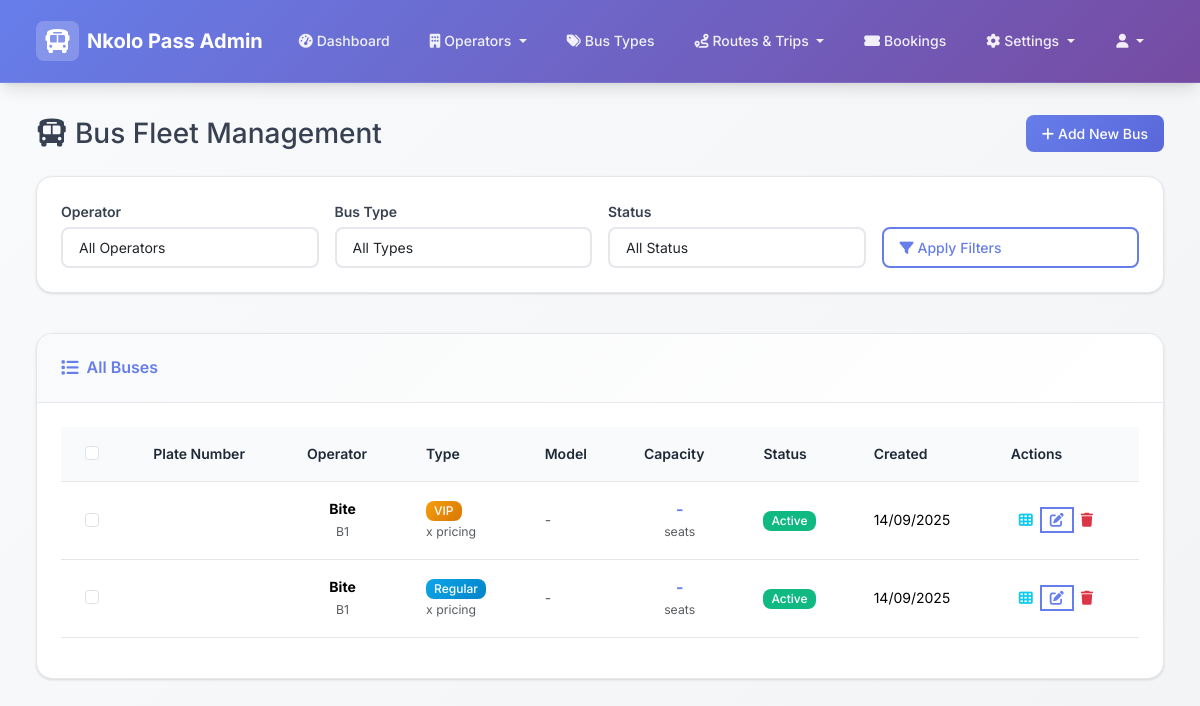
The app's page /admin/buses (signed in), older data.
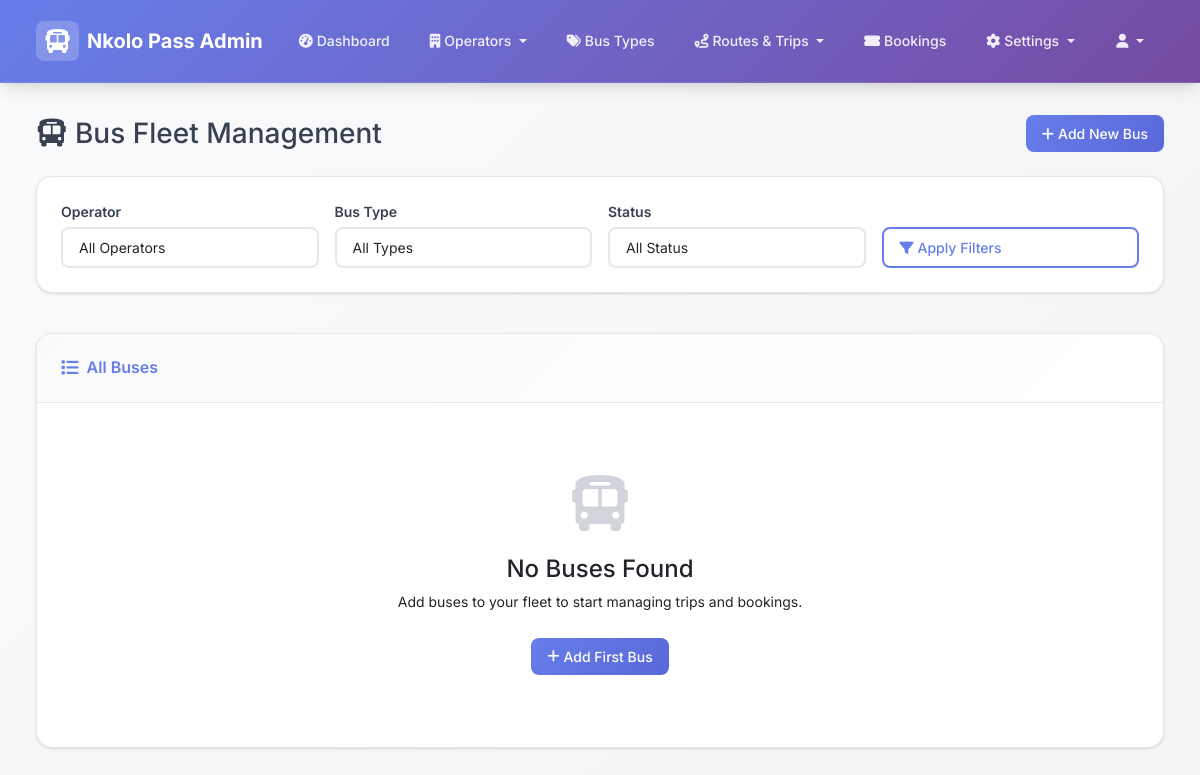
The same page, newer data.
### models.py (models this page shows, shortened)
class OperatorBusType(db.Model):
    id = db.Column(db.Integer, primary_key=True)
    operator_id = db.Column(db.Integer, db.ForeignKey('operator.id'), nullable=False)
    bus_type_id = db.Column(db.Integer, db.ForeignKey('bus_type.id'), nullable=False)
    capacity = db.Column(db.Integer, nullable=False, default=48)
    seat_layout = db.Column(db.Text)  # JSON string for seat map
    seats_per_row = db.Column(db.Integer, default=4)
    is_active = db.Column(db.Boolean, default=True)
    created_at = db.Column(db.DateTime, default=datetime.utcnow)
    updated_at = db.Column(db.DateTime, default=datetime.utcnow, onupdate=datetime.utcnow)
    operator = db.relationship('Operator', backref='bus_type_configs')
    bus_type = db.relationship('BusType', backref='operator_configs')
    __table_args__ = (db.UniqueConstraint('operator_id', 'bus_type_id', name='unique_operator_bus_type'),)

class Operator(db.Model):
    id = db.Column(db.Integer, primary_key=True)
    name = db.Column(db.String(100), nullable=False)
    code = db.Column(db.String(10), unique=True, nullable=False)
    contact_person = db.Column(db.String(100))
    phone = db.Column(db.String(20))
    email = db.Column(db.String(100))
    address = db.Column(db.Text)
    logo_url = db.Column(db.String(500))  # URL to logo image
    is_active = db.Column(db.Boolean, default=True)
    created_at = db.Column(db.DateTime, default=datetime.utcnow)
    locations = db.relationship('OperatorLocation', backref='operator', lazy=True)
    trips = db.relationship('Trip', backref='operator', lazy=True)

class BusType(db.Model):
    id = db.Column(db.Integer, primary_key=True)
    name = db.Column(db.String(50), nullable=False)  # e.g., "Luxury Coach", "Standard Bus"
    category = db.Column(db.String(20), nullable=False, default='regular')  # 'vip' or 'regular'
    description = db.Column(db.Text)
    amenities = db.Column(db.Text)  # JSON string of amenities
    capacity = db.Column(db.Integer, nullable=False, default=48)
    seat_layout = db.Column(db.Text)  # JSON string for default seat map
    seats_per_row = db.Column(db.Integer, default=4)
    created_at = db.Column(db.DateTime, default=datetime.utcnow)
    updated_at = db.Column(db.DateTime, default=datetime.utcnow, onupdate=datetime.utcnow)

### admin_routes.py (the view)
@admin_bp.route('/buses')
def buses():
    if 'admin_id' not in session:
        return redirect(url_for('admin_bp.login'))
    buses = OperatorBusType.query.all()
    return render_template('admin/buses/list.html', buses=buses)

### templates/admin/buses/list.html (shortened to what the changed rows need)
{% extends "admin/base.html" %}
{% block content %}
<div class="row">
    <div class="col-12">
        <div class="d-flex flex-column flex-md-row justify-content-between align-items-start align-items-md-center mb-4">
            <h1 class="h3 mb-3 mb-md-0">
                <i class="fas fa-bus"></i> Bus Fleet Management
            </h1>
        </div>
    </div>
</div>
<div class="row">
    <div class="col-12">
        <div class="card">
            <div class="card-body">
                {% if buses %}
                    <div class="table-responsive">
                        <table class="table table-hover" id="busesTable">
                            <thead>
                                <tr>
                                    <th>
                                        <input type="checkbox" id="selectAll" class="form-check-input">
                                    </th>
                                    <th>Plate Number</th>
                                    <th>Operator</th>
                                    <th>Type</th>
                                    <th>Model</th>
                                    <th>Capacity</th>
                                    <th>Status</th>
                                    <th>Created</th>
                                    <th>Actions</th>
                                </tr>
                            </thead>
                            <tbody>
                                {% for bus in buses %}
                                <tr data-operator="{{ bus.operator_id }}" data-type="{{ bus.bus_type_id }}" data-status="{{ 'active' if bus.is_active else 'inactive' }}">
                                    <td>
                                        <input type="checkbox" class="form-check-input bus-checkbox" value="{{ bus.id }}"
                                               data-has-trips="{{ 'true' if bus.trips else 'false' }}">
                                    </td>
                                    <td>
                                    </td>
                                    <td>
                                        <div class="operator-info">
                                            <div class="fw-bold">{{ bus.operator.name }}</div>
                                            <small class="text-muted">{{ bus.operator.code }}</small>
                                        </div>
                                    </td>
                                    <td>
                                        <span class="badge bg-{{ 'warning' if bus.bus_type.name == 'VIP' else 'info' }}">
                                            {{ bus.bus_type.name }}
                                        </span>
                                        <small class="d-block text-muted">{{ bus.bus_type.base_price_multiplier }}x pricing</small>
                                    </td>
                                    <td>
                                        {% if bus.bus_model %}
                                            <div>{{ bus.bus_model.name }}</div>
                                            {% if bus.bus_model.year %}
                                                <small class="text-muted">{{ bus.bus_model.year }}</small>
                                            {% endif %}
                                        {% elif bus.model %}
                                            <div>{{ bus.model }}</div>
                                            {% if bus.year %}
                                                <small class="text-muted">{{ bus.year }}</small>
                                            {% endif %}
                                        {% else %}
                                            <span class="text-muted">-</span>
                                        {% endif %}
                                    </td>
                                    <td class="text-center">
                                        <div class="capacity-info">
                                            <span class="h6 mb-0">{{ bus.effective_capacity or '-' }}</span>
                                            <small class="d-block text-muted">seats</small>
                                        </div>
                                    </td>
                                    <td>
                                        {% if bus.is_active %}
                                            <span class="badge bg-success">Active</span>
                                        {% else %}
                                            <span class="badge bg-danger">Inactive</span>
                                        {% endif %}
                                    </td>
                                    <td>{{ bus.created_at.strftime('%d/%m/%Y') }}</td>
                                    <td>
                                        <div class="btn-group" role="group">
                                            <a href="{{ url_for('admin_bp.bus_seat_map', id=bus.id) }}"
                                               class="btn btn-sm btn-outline-info"
                                               title="Seat Map">
                                                <i class="fas fa-th"></i>
                                            </a>
                                            <a href="{{ url_for('admin_bp.edit_bus', id=bus.id) }}"
                                               class="btn btn-sm btn-outline-primary"
                                               title="Edit">
                                                <i class="fas fa-edit"></i>
                                            </a>
                                            <button type="button"
                                                    class="btn btn-sm btn-outline-danger"
                                                    onclick="confirmDelete('{{ bus.plate_number }}', '{{ url_for('admin_bp.delete_bus', id=bus.id) }}')"
                                                    title="Delete">
                                                <i class="fas fa-trash"></i>
                                            </button>
                                        </div>
                                    </td>
                                </tr>
                                {% endfor %}
                            </tbody>
                        </table>
                    </div>
                {% else %}
                    <div class="text-center py-5">
                        <i class="fas fa-bus fa-4x text-gray-300 mb-4"></i>
                        <h4 class="text-gray-600">No Buses Found</h4>
                        <p class="text-gray-500 mb-4">Add buses to your fleet to start managing trips and bookings.</p>
                        <a href="{{ url_for('admin_bp.add_bus') }}" class="btn btn-primary">
                            <i class="fas fa-plus"></i> Add First Bus
                        </a>
                    </div>
                {% endif %}
            </div>
        </div>
    </div>
</div>
{% endblock %}

Row changes from the older to the newer data that the page shows:
removed OperatorBusType: operator.name "Bite", operator.code "B1", bus_type.name "VIP", effective_capacity "-", is_active "Active", created_at "14/09/2025"
removed OperatorBusType: operator.name "Bite", operator.code "B1", bus_type.name "Regular", effective_capacity "-", is_active "Active", created_at "14/09/2025"
Text that changed along with them:
form field value: "☐" → (not shown)
text no longer shown: "Plate Number Operator Type Model Capacity Status Created Actions"
text now shown: "No Buses Found Add buses to your fleet to start managing trips and bookings. Add First Bus"
